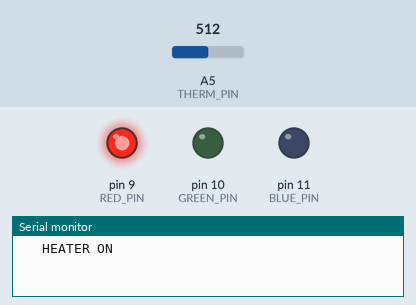
Simulated run of this sketch. Board: Arduino Uno, built with avr-gcc and run on an emulated ATmega328P. Parts: output pins drawn as LEDs (lit = HIGH), the last lines printed to the serial monitor. The test bench sets the inputs (shaded band); at power-on: A5 (THERM_PIN) = 512.

Above: at 1.8 s.
1.9 s: A5 (THERM_PIN) set to 536
At 6.4 s:
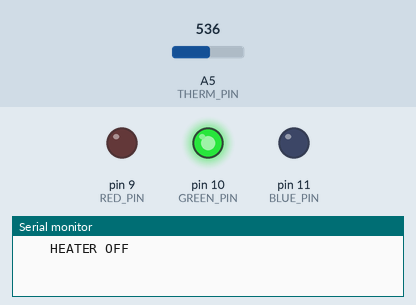
7.9 s: A5 (THERM_PIN) set to 511
At 11.1 s:
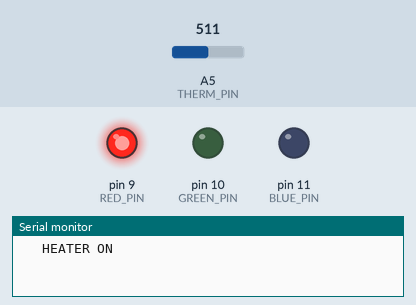
13.9 s: A5 (THERM_PIN) set to 716
At 17.1 s:
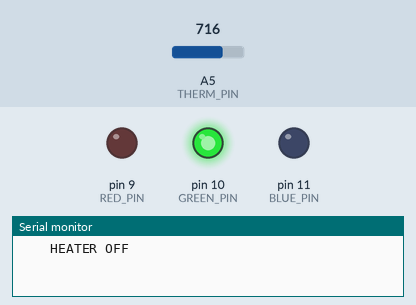
Timing chart, 0 to 18.6 s (numbered marks = the images above; inputs shaded):
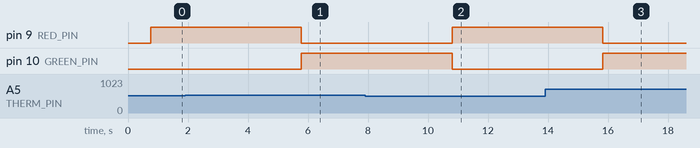

The sketch:

sketch_mar20a.ino
```cpp
const int THERM_PIN = A5;    // Analog pin for thermistor
const int RED_PIN   = 9;     // Digital pin for Red LED
const int GREEN_PIN = 10;    // Digital pin for Green LED
const int BLUE_PIN  = 11;    // Digital pin for Blue LED


const float setPointTemp = 22.5;
int SetpointA;
float TempC;
int TempA;
float UCLA, LCLA;
float UCLC, LCLC;
const int STD_DEV = 3;
const int lim = 3;


void setup() {
  Serial.begin(9600);
  delay(500);
  SetpointA = 11.9673*setPointTemp + 261.7856;
  Serial.print(" *** SETPOINT A *** ");Serial.print(SetpointA);
  Serial.print(" *** DEG C *** ");Serial.println(setPointTemp);

  UCLA = SetpointA + (lim * STD_DEV);
  LCLA = SetpointA - (lim * STD_DEV);

 UCLC = (0.0816 * UCLA) + 20.8683;
 LCLC =( 0.0816 * LCLA )-20.8683;

 Serial.println("\n=== TEMPERATURE CONTROL SYSTEM ===");
  Serial.print("Setpoint: ");
  Serial.print(setPointTemp);
  Serial.print("°C (Analog: ");
  Serial.print(SetpointA);
  Serial.println(")");
  Serial.print("Standard Deviation: ");
  Serial.println(STD_DEV);
  Serial.print("LCL: ");
  Serial.print(LCLC);
  Serial.print("°C (Analog: ");
  Serial.print(LCLA);
  Serial.println(")");
  Serial.print("UCL: ");
  Serial.print(UCLC);
  Serial.print("°C (Analog: ");
   Serial.print(UCLA); Serial.println(")");
  Serial.println("===================================\n");

  pinMode(RED_PIN, OUTPUT);
  pinMode(GREEN_PIN, OUTPUT);
  pinMode(BLUE_PIN, OUTPUT);

  digitalWrite(RED_PIN, LOW);
  digitalWrite(GREEN_PIN, LOW);
  digitalWrite(BLUE_PIN, LOW);
}

void loop() {
  int TempA = analogRead(THERM_PIN);
  float TempC = 0.0816 * TempA - 20.8683;
  float temperatureF = (9.0 / 5.0) * TempC + 32.0;


  Serial.print("analog = ");
  Serial.print(TempA);
  Serial.print(", Temperature = ");
  Serial.print(TempC, 4);
  Serial.print(" degC, Temperature = ");
  Serial.print(temperatureF, 3);
  Serial.println(" degF");

  if (TempC < LCLC) {
    Heateron();}
   else {
    Heateroff();

  if(TempC > UCLC){
    Heateroff();
  }

  }
  delay(5000);
}


void Heateron(){

  digitalWrite(RED_PIN, HIGH);
  digitalWrite(GREEN_PIN, LOW);
  digitalWrite(BLUE_PIN, LOW);
  Serial.print(" ");
  Serial.println("  HEATER ON  ");
  Serial.println(" ");
}

void Heateroff(){
    digitalWrite(RED_PIN, LOW);
    digitalWrite(GREEN_PIN, HIGH);
    digitalWrite(BLUE_PIN, LOW);
    Serial.print("  ");
    Serial.println("  HEATER OFF  ");
    Serial.println("  ");

}
```

Measured:
- the behaviour switches between 521 and 522 on A5 (THERM_PIN) (found by bisection; images 0 and 1)
- after the input at 1.9 s, pin 9 (RED_PIN): HIGH → LOW after 3.9 s; pin 10 (GREEN_PIN): LOW → HIGH after 3.9 s
- after the input at 7.9 s, pin 9 (RED_PIN): LOW → HIGH after 2.9 s; pin 10 (GREEN_PIN): HIGH → LOW after 2.9 s
- after the input at 13.9 s, pin 9 (RED_PIN): HIGH → LOW after 1.9 s; pin 10 (GREEN_PIN): LOW → HIGH after 1.9 s
